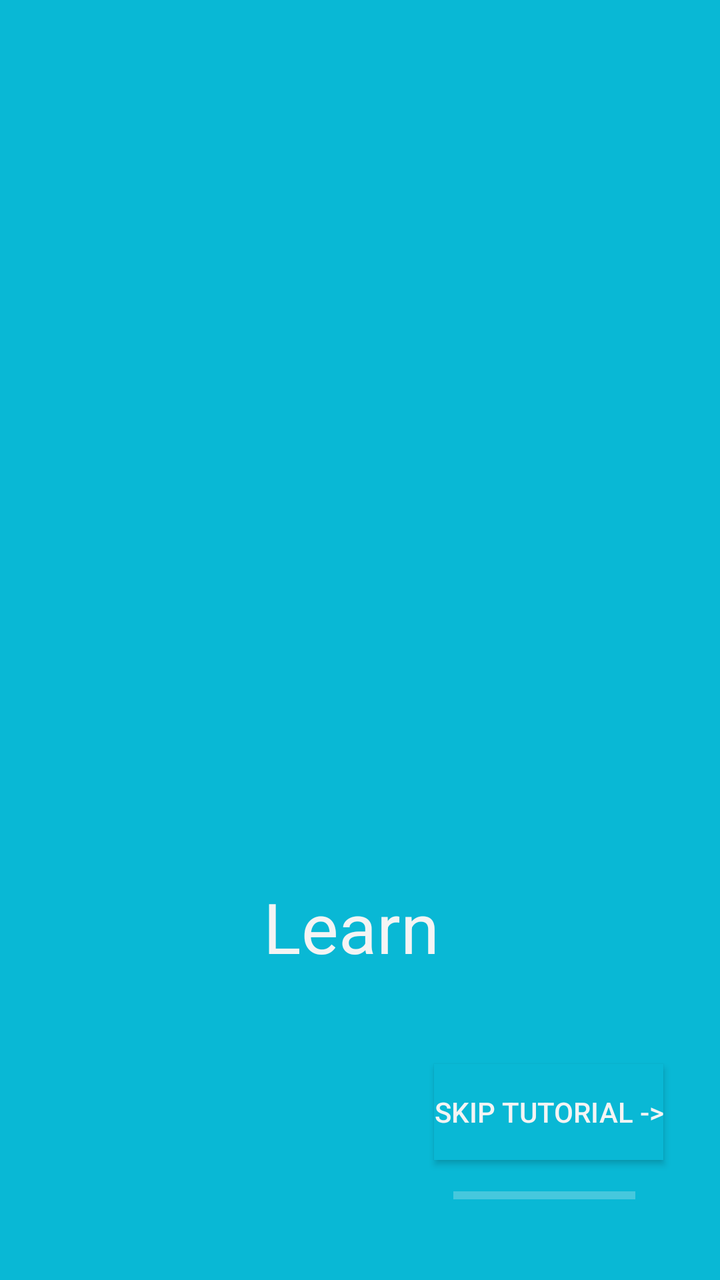
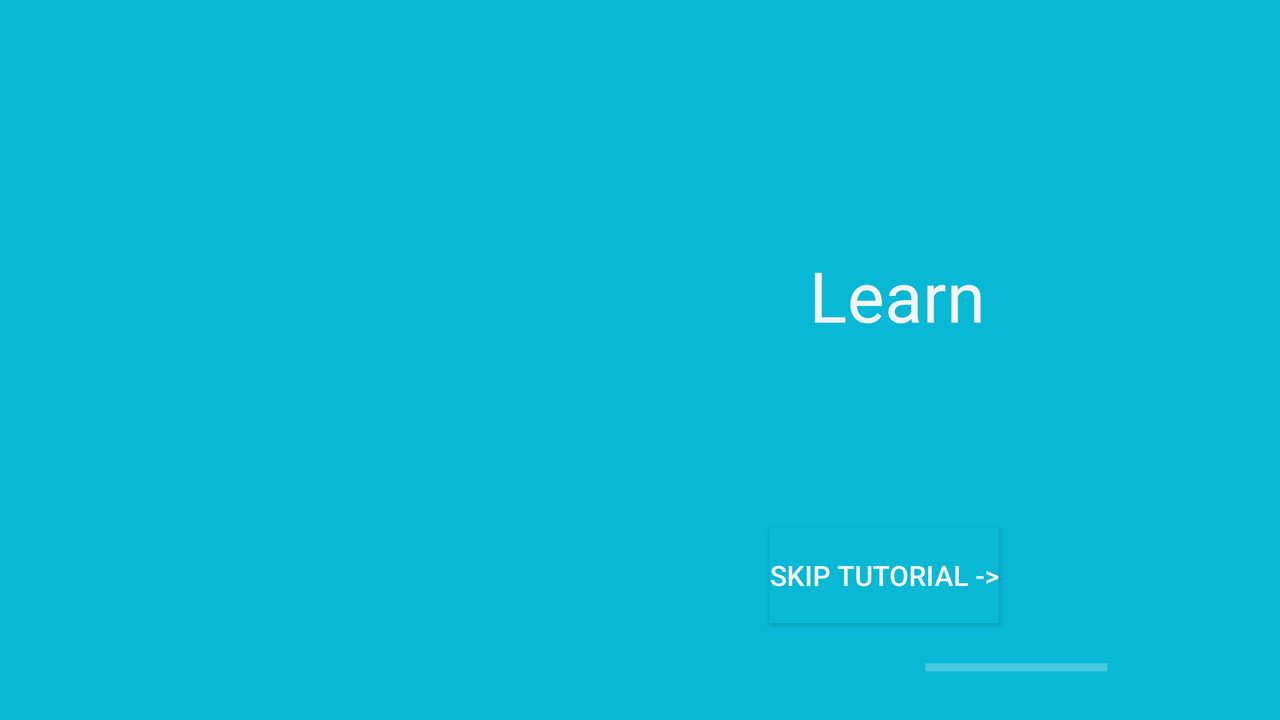

Two renders of one Android screen. The first uses the default layout on a phone; the second uses the alternative layout the repository ships for a different screen configuration, on a matching device. The two XML files are below.
<!-- AndroidManifest.xml: application theme AppTheme -->
<!-- res/layout/activity_help_screen3.xml -->
<?xml version="1.0" encoding="utf-8"?>
<androidx.constraintlayout.widget.ConstraintLayout xmlns:android="http://schemas.android.com/apk/res/android"
    xmlns:app="http://schemas.android.com/apk/res-auto"
    xmlns:tools="http://schemas.android.com/tools"
    android:layout_width="match_parent"
    android:layout_height="match_parent"
    android:background="@color/colorFondo"
    tools:context=".HelpScreen1">


    <ImageView
        android:id="@+id/imageView"
        android:layout_width="312dp"
        android:layout_height="315dp"
        android:src="@drawable/help_3"
        app:layout_constraintBottom_toBottomOf="parent"
        app:layout_constraintEnd_toEndOf="parent"
        app:layout_constraintHorizontal_bias="0.494"
        app:layout_constraintStart_toStartOf="parent"
        app:layout_constraintTop_toTopOf="parent"
        app:layout_constraintVertical_bias="0.298" />

    <Button
        android:id="@+id/skipButton"
        android:layout_width="wrap_content"
        android:layout_height="wrap_content"
        android:layout_marginBottom="60dp"
        android:background="@color/colorFondo"
        android:text="@string/skip_tutorial"
        android:textColor="@color/white"
        android:textSize="14sp"
        app:layout_constraintBottom_toBottomOf="parent"
        app:layout_constraintEnd_toEndOf="parent"
        app:layout_constraintHorizontal_bias="0.885"
        app:layout_constraintStart_toStartOf="parent" />

    <TextView
        android:id="@+id/text1"
        android:layout_width="129dp"
        android:layout_height="54dp"
        android:text="Learn"
        android:textColor="@color/white"
        android:textSize="35dp"
        app:layout_constraintBottom_toBottomOf="parent"
        app:layout_constraintEnd_toEndOf="parent"
        app:layout_constraintHorizontal_bias="0.57"
        app:layout_constraintStart_toStartOf="parent"
        app:layout_constraintTop_toTopOf="parent"
        app:layout_constraintVertical_bias="0.751" />

    <ProgressBar
        android:id="@+id/progressBar"
        style="?android:attr/progressBarStyleHorizontal"
        android:layout_width="91dp"
        android:layout_height="12dp"
        app:layout_constraintBottom_toBottomOf="parent"
        app:layout_constraintEnd_toEndOf="parent"
        app:layout_constraintHorizontal_bias="0.843"
        app:layout_constraintStart_toStartOf="parent"
        app:layout_constraintTop_toTopOf="parent"
        app:layout_constraintVertical_bias="0.942"
        tools:ignore="MissingConstraints" />

</androidx.constraintlayout.widget.ConstraintLayout>
<!-- resources referenced by this layout -->
<resources>
  <color name="colorFondo">#09b8d5</color>
  <color name="white">#F4F4F4</color>
  <string name="skip_tutorial">Skip Tutorial -&gt;</string>
  <style name="AppTheme" parent="Theme.AppCompat.Light.DarkActionBar">
          
          <item name="colorPrimary">@color/colorPrimary</item>
          <item name="colorPrimaryDark">@color/colorPrimaryDark</item>
          <item name="colorAccent">@color/colorAccent</item>
          name="BaseTheme" parent="Theme.AppCompat.Light.NoActionBar"&gt;
          <item name="colorControlNormal">@color/white</item>
      </style>
  <color name="colorPrimary">#6200EE</color>
  <color name="colorPrimaryDark">#3700B3</color>
  <color name="colorAccent">#03DAC5</color>
</resources>
<!-- res/layout-land/activity_help_screen3.xml (the repository's variant of the layout above) -->
<!-- drawn on the phone turned sideways -->
<?xml version="1.0" encoding="utf-8"?>
<androidx.constraintlayout.widget.ConstraintLayout xmlns:android="http://schemas.android.com/apk/res/android"
    xmlns:app="http://schemas.android.com/apk/res-auto"
    xmlns:tools="http://schemas.android.com/tools"
    android:layout_width="match_parent"
    android:layout_height="match_parent"
    android:background="@color/colorFondo"
    tools:context=".HelpScreen1">


    <ImageView
        android:id="@+id/imageView"
        android:layout_width="312dp"
        android:layout_height="315dp"
        android:src="@drawable/help_3"
        app:layout_constraintBottom_toBottomOf="parent"
        app:layout_constraintEnd_toEndOf="parent"
        app:layout_constraintHorizontal_bias="0.09"
        app:layout_constraintStart_toStartOf="parent"
        app:layout_constraintTop_toTopOf="parent"
        app:layout_constraintVertical_bias="0.166" />

    <Button
        android:id="@+id/skipButton"
        android:layout_width="wrap_content"
        android:layout_height="wrap_content"
        android:layout_marginTop="93dp"
        android:layout_marginBottom="56dp"
        android:background="@color/colorFondo"
        android:text="@string/skip_tutorial"
        android:textColor="@color/white"
        android:textSize="14sp"
        app:layout_constraintBottom_toBottomOf="parent"
        app:layout_constraintEnd_toEndOf="parent"
        app:layout_constraintHorizontal_bias="0.732"
        app:layout_constraintStart_toStartOf="parent"
        app:layout_constraintTop_toBottomOf="@+id/text1" />

    <TextView
        android:id="@+id/text1"
        android:layout_width="129dp"
        android:layout_height="54dp"
        android:text="@string/learn"
        android:textColor="@color/white"
        android:textSize="35dp"
        app:layout_constraintBottom_toBottomOf="parent"
        app:layout_constraintEnd_toEndOf="parent"
        app:layout_constraintHorizontal_bias="0.792"
        app:layout_constraintStart_toStartOf="parent"
        app:layout_constraintTop_toTopOf="parent"
        app:layout_constraintVertical_bias="0.406" />

    <ProgressBar
        android:id="@+id/progressBar"
        style="?android:attr/progressBarStyleHorizontal"
        android:layout_width="91dp"
        android:layout_height="12dp"
        app:layout_constraintBottom_toBottomOf="parent"
        app:layout_constraintEnd_toEndOf="parent"
        app:layout_constraintHorizontal_bias="0.843"
        app:layout_constraintStart_toStartOf="parent"
        app:layout_constraintTop_toTopOf="parent"
        app:layout_constraintVertical_bias="0.942"
        tools:ignore="MissingConstraints" />

</androidx.constraintlayout.widget.ConstraintLayout>
<!-- resources referenced by the variant -->
<!-- as the phone turned sideways resolves them -->
<resources>
  <color name="colorFondo">#09b8d5</color>
  <color name="white">#F4F4F4</color>
  <string name="learn">Learn</string>
  <string name="skip_tutorial">Skip Tutorial -&gt;</string>
  <style name="AppTheme" parent="Theme.AppCompat.Light.DarkActionBar">
          
          <item name="colorPrimary">@color/colorPrimary</item>
          <item name="colorPrimaryDark">@color/colorPrimaryDark</item>
          <item name="colorAccent">@color/colorAccent</item>
          name="BaseTheme" parent="Theme.AppCompat.Light.NoActionBar"&gt;
          <item name="colorControlNormal">@color/white</item>
      </style>
  <color name="colorPrimary">#6200EE</color>
  <color name="colorPrimaryDark">#3700B3</color>
  <color name="colorAccent">#03DAC5</color>
</resources>
